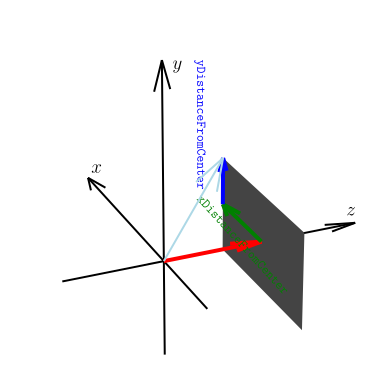

This chart was generated by the following Python code:
import matplotlib.pyplot as plt
import numpy as np

plt.rcParams['text.usetex'] = True

fig = plt.figure()

ax = fig.add_subplot(projection="3d", computed_zorder=False)
ax.view_init(elev=-21, azim=153, roll=-79.5)
ax.set_box_aspect((1, 1, 1), zoom=1.5)

ax.set_xlim3d(-1, 2)
ax.set_ylim3d(-1, 2)
ax.set_zlim3d(-1, 2)

x, y, z = np.array([[-1,0,0],[0,-1,0],[0,0,-1]])
u, v, w = np.array([[1,0,0],[0,1,0],[0,0,1]])
ax.quiver(x,y,z,u,v,w,arrow_length_ratio=0.1, color="black", length=3, zorder=1)

ax.text(1.9, 0.1, 0, '$x$', size='x-large')
ax.text(0, 1.9, 0.1, '$y$', size='x-large')
ax.text(0, 0.1, 1.9, '$z$', size='x-large')

x = np.array([np.linspace(-0.5/9*16, 0.5/9*16, 1920)] * 1080)
y = np.rot90(np.array([np.linspace(-0.5, 0.5, 1080)] * 1920))
z = np.full((1080, 1920), 1)

ax.plot_surface(x, y, z, color='gray', rcount=1, ccount=1, alpha=1, zorder=3)

ax.quiver(0, 0, 0, 0, 0, 1, color='red', linewidths=3, alpha = 1, zorder=3)
ax.quiver(0, 0, 1, 0.5/9*16, 0, 0, color='green', linewidths=3, alpha = 1, zorder=3)
ax.text(0.5/9*16/2, -0.7, 0.5, '\\texttt{xDistanceFromCenter}', zdir='x', color='green', size='medium')
ax.quiver(0.5/9*16, 0, 1, 0, 0.5, 0, color='blue', linewidths=3, alpha = 1, zorder=3)
ax.text(0.5/9*16/2, 0.45, 0.5, '\\texttt{yDistanceFromCenter}', zdir='y', color='blue', size='medium')

ax.quiver(0, 0, 0, 0.5/9*16, 0.5, 1, color='lightblue', zorder=3, alpha=1)

ax.set_axis_off()

plt.savefig('Figure-8.svg', bbox_inches='tight')

plt.show()
